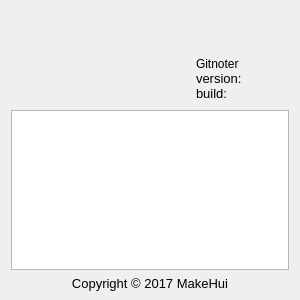
<?xml version="1.0" encoding="UTF-8"?>
<ui version="4.0">
 <class>AboutDialog</class>
 <widget class="QDialog" name="AboutDialog">
  <property name="geometry">
   <rect>
    <x>0</x>
    <y>0</y>
    <width>300</width>
    <height>300</height>
   </rect>
  </property>
  <property name="minimumSize">
   <size>
    <width>300</width>
    <height>0</height>
   </size>
  </property>
  <property name="windowTitle">
   <string>关于 Gitnoter</string>
  </property>
  <layout class="QVBoxLayout" name="verticalLayout_2">
   <property name="spacing">
    <number>6</number>
   </property>
   <property name="topMargin">
    <number>24</number>
   </property>
   <property name="bottomMargin">
    <number>9</number>
   </property>
   <item>
    <layout class="QHBoxLayout" name="horizontalLayout">
     <property name="spacing">
      <number>6</number>
     </property>
     <property name="leftMargin">
      <number>0</number>
     </property>
     <property name="topMargin">
      <number>0</number>
     </property>
     <property name="bottomMargin">
      <number>0</number>
     </property>
     <item>
      <widget class="QWidget" name="widget" native="true"/>
     </item>
     <item>
      <widget class="QLabel" name="logo">
       <property name="minimumSize">
        <size>
         <width>80</width>
         <height>80</height>
        </size>
       </property>
       <property name="maximumSize">
        <size>
         <width>80</width>
         <height>80</height>
        </size>
       </property>
       <property name="text">
        <string/>
       </property>
       <property name="pixmap">
        <pixmap resource="../resources/resources.qrc">:/images/icon-logo.png</pixmap>
       </property>
       <property name="scaledContents">
        <bool>true</bool>
       </property>
      </widget>
     </item>
     <item>
      <layout class="QVBoxLayout" name="verticalLayout">
       <property name="spacing">
        <number>0</number>
       </property>
       <property name="topMargin">
        <number>32</number>
       </property>
       <property name="rightMargin">
        <number>0</number>
       </property>
       <property name="bottomMargin">
        <number>3</number>
       </property>
       <item>
        <widget class="QLabel" name="name">
         <property name="text">
          <string>Gitnoter</string>
         </property>
        </widget>
       </item>
       <item>
        <widget class="QLabel" name="version">
         <property name="font">
          <font>
           <pointsize>10</pointsize>
          </font>
         </property>
         <property name="text">
          <string>version: </string>
         </property>
        </widget>
       </item>
       <item>
        <widget class="QLabel" name="build">
         <property name="font">
          <font>
           <pointsize>10</pointsize>
          </font>
         </property>
         <property name="text">
          <string>build: </string>
         </property>
        </widget>
       </item>
      </layout>
     </item>
    </layout>
   </item>
   <item>
    <widget class="QTextBrowser" name="textBrowser">
     <property name="html">
      <string>&lt;!DOCTYPE HTML PUBLIC &quot;-//W3C//DTD HTML 4.0//EN&quot; &quot;http://www.w3.org/TR/REC-html40/strict.dtd&quot;&gt;
&lt;html&gt;&lt;head&gt;&lt;meta name=&quot;qrichtext&quot; content=&quot;1&quot; /&gt;&lt;style type=&quot;text/css&quot;&gt;
p, li { white-space: pre-wrap; }
&lt;/style&gt;&lt;/head&gt;&lt;body style=&quot; font-family:'SimSun'; font-size:9pt; font-weight:400; font-style:normal;&quot;&gt;
&lt;p style=&quot;-qt-paragraph-type:empty; margin-top:0px; margin-bottom:0px; margin-left:0px; margin-right:0px; -qt-block-indent:0; text-indent:0px;&quot;&gt;&lt;br /&gt;&lt;/p&gt;&lt;/body&gt;&lt;/html&gt;</string>
     </property>
     <property name="openExternalLinks">
      <bool>true</bool>
     </property>
    </widget>
   </item>
   <item>
    <widget class="QLabel" name="copyright">
     <property name="font">
      <font>
       <pointsize>10</pointsize>
      </font>
     </property>
     <property name="text">
      <string>Copyright © 2017 MakeHui</string>
     </property>
     <property name="alignment">
      <set>Qt::AlignCenter</set>
     </property>
    </widget>
   </item>
  </layout>
 </widget>
 <resources>
  <include location="../resources/resources.qrc"/>
 </resources>
 <connections/>
</ui>
